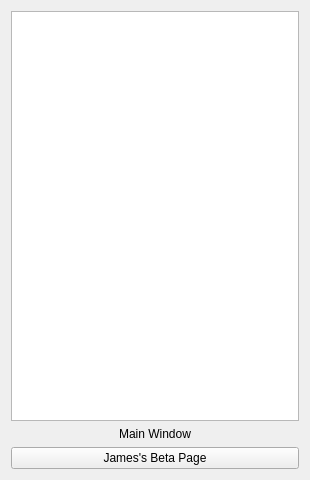
<?xml version="1.0" encoding="UTF-8"?>
<ui version="4.0">
 <class>MainWindow</class>
 <widget class="QMainWindow" name="MainWindow">
  <property name="geometry">
   <rect>
    <x>0</x>
    <y>0</y>
    <width>310</width>
    <height>480</height>
   </rect>
  </property>
  <property name="windowTitle">
   <string>MainWindow</string>
  </property>
  <widget class="QWidget" name="centralWidget">
   <layout class="QVBoxLayout" name="verticalLayout">
    <item>
     <widget class="QListView" name="project_list_view"/>
    </item>
    <item>
     <widget class="QLabel" name="label">
      <property name="text">
       <string>Main Window</string>
      </property>
      <property name="alignment">
       <set>Qt::AlignCenter</set>
      </property>
     </widget>
    </item>
    <item>
     <widget class="QPushButton" name="james_test_btn">
      <property name="text">
       <string>James's Beta Page</string>
      </property>
     </widget>
    </item>
   </layout>
  </widget>
 </widget>
 <layoutdefault spacing="6" margin="11"/>
 <resources/>
 <connections/>
</ui>
